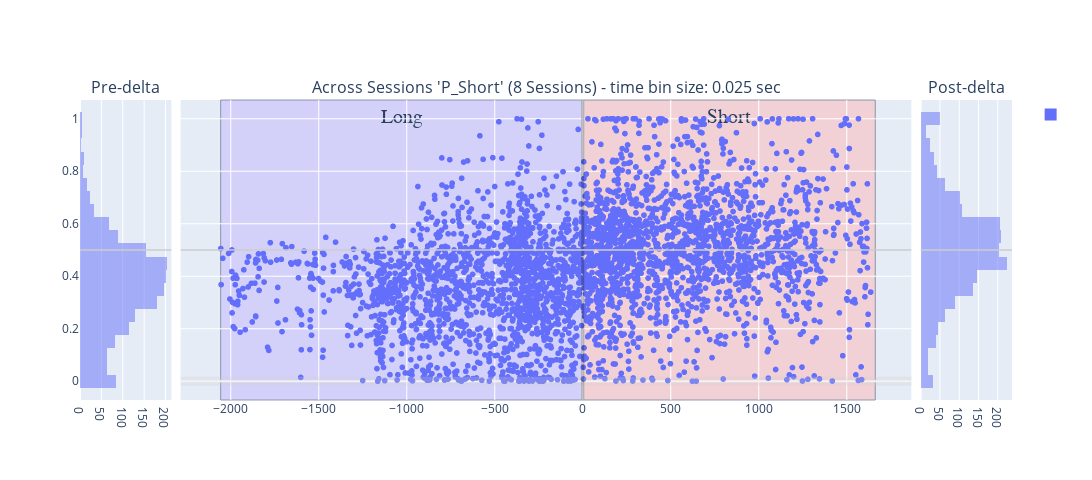

The cell this chart's notebook holds for it:
### Code cell
histogram_bins = 25
# concatenated_ripple_df = deepcopy(df)

# ripple_title_prefix = 'test'
# # Create a bubble chart for ripples
# ripple_num_unique_sessions: int = concatenated_ripple_df.session_name.nunique(dropna=True) # number of unique sessions, ignoring the NA entries
# # ripple_num_unique_time_bins: int = concatenated_ripple_df.time_bin_size.nunique(dropna=True)
# ripple_title_string_suffix: str = f'{ripple_num_unique_sessions} Sessions'
# ripple_title: str = f"{ripple_title_prefix} - {ripple_title_string_suffix}"
# fig_ripples = _helper_build_figure(data_results_df=concatenated_ripple_df, histogram_bins=histogram_bins, earliest_delta_aligned_t_start=earliest_delta_aligned_t_start, latest_delta_aligned_t_end=latest_delta_aligned_t_end, enabled_time_bin_sizes=None,
#                                     main_plot_mode='separate_row_per_session', title=ripple_title)

# concatenated_ripple_df = deepcopy(concatenated_ripple_df)
# concatenated_ripple_df = deepcopy(all_sessions_ripple_df)
# concatenated_ripple_df = deepcopy(all_sessions_ripple_time_bin_df)
concatenated_ripple_df = deepcopy(all_sessions_all_scores_ripple_df)
# concatenated_ripple_df = deepcopy(single_time_bin_size_all_sessions_ripple_df)
concatenated_ripple_df
# ['longest_sequence_length_ratio_diff', 'direction_change_bin_ratio_diff', 'congruent_dir_bins_ratio_diff', 'total_congruent_direction_change_diff']


# variable_name = 'P_Long'
variable_name = 'P_Short' # Shows expected effect - short-only replay prior to delta and then split replays post-delta
# variable_name = 'long_best_pf_peak_x_pearsonr'
# variable_name = 'long_best_jump'
# variable_name = 'wcorr_abs_diff'
# variable_name = 'pearsonr_abs_diff'
# variable_name = 'direction_change_bin_ratio_diff'
# variable_name = 'longest_sequence_length_ratio_diff'
# variable_name = 'long_best_longest_sequence_length_ratio'
# variable_name = 'long_best_congruent_dir_bins_ratio'
# variable_name = 'congruent_dir_bins_ratio_diff'
# variable_name = 'total_congruent_direction_change_diff'
# variable_name = 'long_best_congruent_dir_bins_ratio'
# variable_name = 'long_best_direction_change_bin_ratio'
# variable_name = 'long_best_congruent_dir_bins_ratio'
# 'color':'is_user_annotated_epoch'
# 'color': 'is_user_annotated_epoch', 

px_scatter_kwargs = {'x': 'delta_aligned_start_t', 'y': variable_name, 'color':"is_user_annotated_epoch", 'title': f"'{variable_name}'"} # , 'color': 'time_bin_size', 'range_y': [-1.0, 1.0], 'labels': {'session_name': 'Session', 'time_bin_size': 'tbin_size', 'is_user_annotated_epoch':'user_sel'}

px_scatter_kwargs.pop('color')

# hist_kwargs = dict(color="time_bin_size")
hist_kwargs = dict(color="is_user_annotated_epoch") # , histnorm='probability density'
hist_kwargs.pop('color')
# new_fig_ripples, new_fig_ripples_context = plotly_pre_post_delta_scatter(data_results_df=concatenated_ripple_df, out_scatter_fig=None, histogram_bins=histogram_bins,
#                         px_scatter_kwargs=px_scatter_kwargs, histogram_variable_name=variable_name, hist_kwargs=hist_kwargs, forced_range_y=None,
#                         time_delta_tuple=(earliest_delta_aligned_t_start, 0.0, latest_delta_aligned_t_end), legend_title_text='Is User Selected', is_dark_mode=is_dark_mode)


new_fig_ripples, new_fig_ripples_context = plotly_pre_post_delta_scatter(data_results_df=concatenated_ripple_df, out_scatter_fig=None, histogram_bins=histogram_bins,
                        px_scatter_kwargs=px_scatter_kwargs, histogram_variable_name=variable_name, hist_kwargs=hist_kwargs, forced_range_y=None,
                        time_delta_tuple=(earliest_delta_aligned_t_start, 0.0, latest_delta_aligned_t_end), legend_title_text=None, is_dark_mode=is_dark_mode)

                        

new_fig_ripples = new_fig_ripples.update_layout(fig_size_kwargs)

_extras_output_dict = {}
_extras_output_dict["y_mid_line"] = new_fig_ripples.add_hline(y=0.5, line=dict(color="rgba(0.8,0.8,0.8,.75)", width=2), row='all', col='all')

# # Update layout to add a title to the legend
# new_fig_ripples.update_layout(
#     legend_title_text='Is User Selected'  # Add a title to the legend
# )

# fig_to_clipboard(new_fig_ripples, **fig_size_kwargs)
figure_out_paths = save_plotly(a_fig=new_fig_ripples, a_fig_context=figure_ripples_context)
new_fig_ripples

### Figure 1 — Plotly figure (JSON) as saved in the notebook; plotly's stock layout.template omitted (floating-point values rounded to 4 significant figures; data arrays with more than 128 entries replaced by an {"elided": "..."} marker saying what was removed)
{"data": [{"alignmentgroup": "True", "bingroup": "y", "hovertemplate": "count=%{x}<br>P_Short=%{y}<extra></extra>", "legendgroup": "", "marker": {"color": "#636efa", "opacity": 0.5, "pattern": {"shape": ""}}, "name": "", "nbinsy": 25, "offsetgroup": "", "orientation": "h", "showlegend": true, "type": "histogram", "xaxis": "x", "y": {"elided": "1733 float values"}, "yaxis": "y"}, {"hovertemplate": "delta_aligned_start_t=%{x}<br>P_Short=%{y}<extra></extra>", "legendgroup": "", "marker": {"color": "#636efa", "symbol": "circle"}, "mode": "markers", "name": "", "showlegend": false, "type": "scattergl", "x": {"elided": "3606 float values"}, "xaxis": "x2", "y": {"elided": "3606 float values"}, "yaxis": "y2"}, {"alignmentgroup": "True", "bingroup": "y", "hovertemplate": "count=%{x}<br>P_Short=%{y}<extra></extra>", "legendgroup": "", "marker": {"color": "#636efa", "opacity": 0.5, "pattern": {"shape": ""}}, "name": "", "nbinsy": 25, "offsetgroup": "", "orientation": "h", "showlegend": false, "type": "histogram", "xaxis": "x3", "y": {"elided": "1873 float values"}, "yaxis": "y3"}], "layout": {"annotations": [{"font": {"size": 16}, "showarrow": false, "text": "Pre-delta", "x": 0.049, "xanchor": "center", "xref": "paper", "y": 1, "yanchor": "bottom", "yref": "paper"}, {"font": {"size": 16}, "showarrow": false, "text": "Across Sessions 'P_Short' (8 Sessions) - time bin size: 0.025 sec", "x": 0.5, "xanchor": "center", "xref": "paper", "y": 1, "yanchor": "bottom", "yref": "paper"}, {"font": {"size": 16}, "showarrow": false, "text": "Post-delta", "x": 0.951, "xanchor": "center", "xref": "paper", "y": 1, "yanchor": "bottom", "yref": "paper"}], "barmode": "overlay", "height": 480, "shapes": [{"line": {"color": "rgba(0.8,0.8,0.8,.25)", "width": 9}, "type": "line", "x0": 0, "x1": 1, "xref": "x2 domain", "y0": 0, "y1": 0, "yref": "y2"}, {"line": {"color": "rgba(1,1,1,.25)", "width": 3}, "type": "line", "x0": 0, "x1": 0, "xref": "x2", "y0": 0, "y1": 1, "yref": "y2 domain"}, {"fillcolor": "#c2b8ff", "label": {"font": {"family": "Times New Roman", "size": 20}, "text": "Long", "textposition": "top center"}, "layer": "below", "line": {"width": 1}, "opacity": 0.5, "type": "rect", "x0": -2057.0, "x1": 0, "xref": "x2", "y0": 0, "y1": 1, "yref": "y2 domain"}, {"fillcolor": "#ffb8b8", "label": {"font": {"family": "Times New Roman", "size": 20}, "text": "Short", "textposition": "top center"}, "layer": "below", "line": {"width": 1}, "opacity": 0.5, "type": "rect", "x0": 0, "x1": 1662.0, "xref": "x2", "y0": 0, "y1": 1, "yref": "y2 domain"}, {"line": {"color": "rgba(0.8,0.8,0.8,.75)", "width": 2}, "type": "line", "x0": 0, "x1": 1, "xref": "x domain", "y0": 0.5, "y1": 0.5, "yref": "y"}, {"line": {"color": "rgba(0.8,0.8,0.8,.75)", "width": 2}, "type": "line", "x0": 0, "x1": 1, "xref": "x2 domain", "y0": 0.5, "y1": 0.5, "yref": "y2"}, {"line": {"color": "rgba(0.8,0.8,0.8,.75)", "width": 2}, "type": "line", "x0": 0, "x1": 1, "xref": "x3 domain", "y0": 0.5, "y1": 0.5, "yref": "y3"}], "width": 1650, "xaxis": {"anchor": "y", "domain": [0, 0.098]}, "xaxis2": {"anchor": "y2", "domain": [0.108, 0.892]}, "xaxis3": {"anchor": "y3", "domain": [0.902, 1]}, "yaxis": {"anchor": "x", "domain": [0, 1]}, "yaxis2": {"anchor": "x2", "domain": [0, 1], "matches": "y", "showticklabels": false}, "yaxis3": {"anchor": "x3", "domain": [0, 1], "matches": "y", "showticklabels": false}}}
